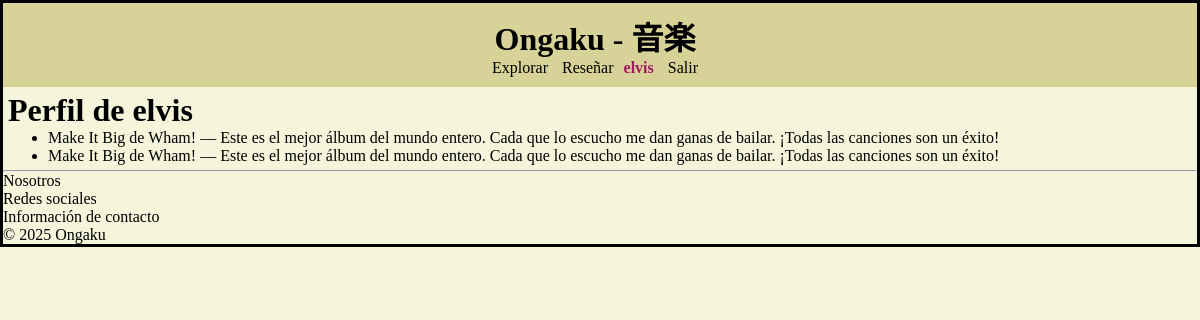
Page /users/elvis/ (signed in) on the committed database.
### reviews/models.py (models this page shows, shortened)
class Review(models.Model):
    usuario = models.ForeignKey(User, on_delete=models.CASCADE)
    fecha = models.DateTimeField(auto_now_add=True)
    artista = models.CharField(max_length=100)
    album = models.CharField(max_length=100)
    contenido = models.TextField()
    canción_fav = models.CharField(max_length=100)

### users/views.py (the view)
# urls.py: path('<str:username>/', views.mostrar_perfil, name='perfil'),
def mostrar_perfil(request, username):
    usuario = get_object_or_404(User, username=username)
    reseñas = Review.objects.filter(usuario=usuario)
    return render(request, 'perfil.html', {'usuario': usuario, 'reseñas': reseñas})

### templates/perfil.html (shortened to what this page needs)
{% extends "base.html" %}
{% block content %}
<h1>Perfil de {{ usuario.username }}</h1>
<ul>
  {% for reseña in reseñas %}
  <li>{{reseña.album}} de {{ reseña.artista }} — {{ reseña.contenido }}</li>
  {% empty %}
    <li>Este usuario no tiene reseñas todavía.</li>
  {% endfor %}
</ul>
{% endblock content %}

### templates/base.html (shortened to what this page needs)
{% load static %}
<!DOCTYPE html>
<html lang="en">
<head>
    <link rel="stylesheet", href="{% static 'base.css' %}">
</head>
<body>
<header>
    {% if not user.is_authenticated %}
        <h1 id="website-logo"> <a href="{% url 'home' %}">Ongaku - 音楽</a></h1>
        <div id="container">
            <nav>
                <a href="{% url 'explore:home' %}">Explorar</a>
                <a href="{% url 'reviews:crear_reseña' %}">Reseñar</a>
            </nav>
            <nav>
                <a href="{% url 'users:registro' %}">Crear cuenta</a>
                <a href="{% url 'users:ingreso' %}">Iniciar sesión</a>
            </nav>
        </div>
        {% else %}
        <h1 id="website-logo"> <a href="{% url 'home' %}">Ongaku - 音楽</a></h1>
        <div id="container">
            <nav>
                <a href="{% url 'explore:home' %}">Explorar</a>
                <a href="{% url 'reviews:crear_reseña' %}">Reseñar</a>
            </nav>
            <nav>
                <a id="usrname" href="{% url 'users:perfil' username=user.username %}">{{user.username}}</a>
                <a href="{% url 'users:salir' %}">Salir</a>
            </nav>
        {% endif %}
</header>
<main>
{% block content %}
{% endblock content %}
</main>
<hr>
<footer>
<p> Nosotros<br>
Redes sociales<br>
Información de contacto<br>
© 2025 Ongaku</p>
</footer>
</body>
</html>

### static/base.css (style rules this page uses)
* { margin: 0px; }
body { background-color: beige; border: 3px solid black; }
header { background-color: rgb(215, 210, 151); color: rgb(103, 140, 56); margin: 0px; border: 3px 0px; padding: 10px; }
a { color: black; text-decoration: none; margin-right: 10px; }
main { margin: 5px; }
#usrname { color: #9E1C60; font-weight: bold; }
#website-logo { display: flex; flex-direction: row; justify-content: center; }
#container { display: flex; flex-direction: row; justify-content:center; }
main { display: flex; flex-direction: column; justify-content: center; }

### rows in the picture
Review: album "Make It Big", artista "Wham!", contenido "Este es el mejor álbum del mundo entero. Cada que lo escucho me dan ganas de bailar. ¡Todas las canciones son un éxito!"
Review: album "Make It Big", artista "Wham!", contenido "Este es el mejor álbum del mundo entero. Cada que lo escucho me dan ganas de bailar. ¡Todas las canciones son un éxito!"

### other values in the picture
{{ user.username }} "elvis"
{{ usuario.username }} "elvis"
